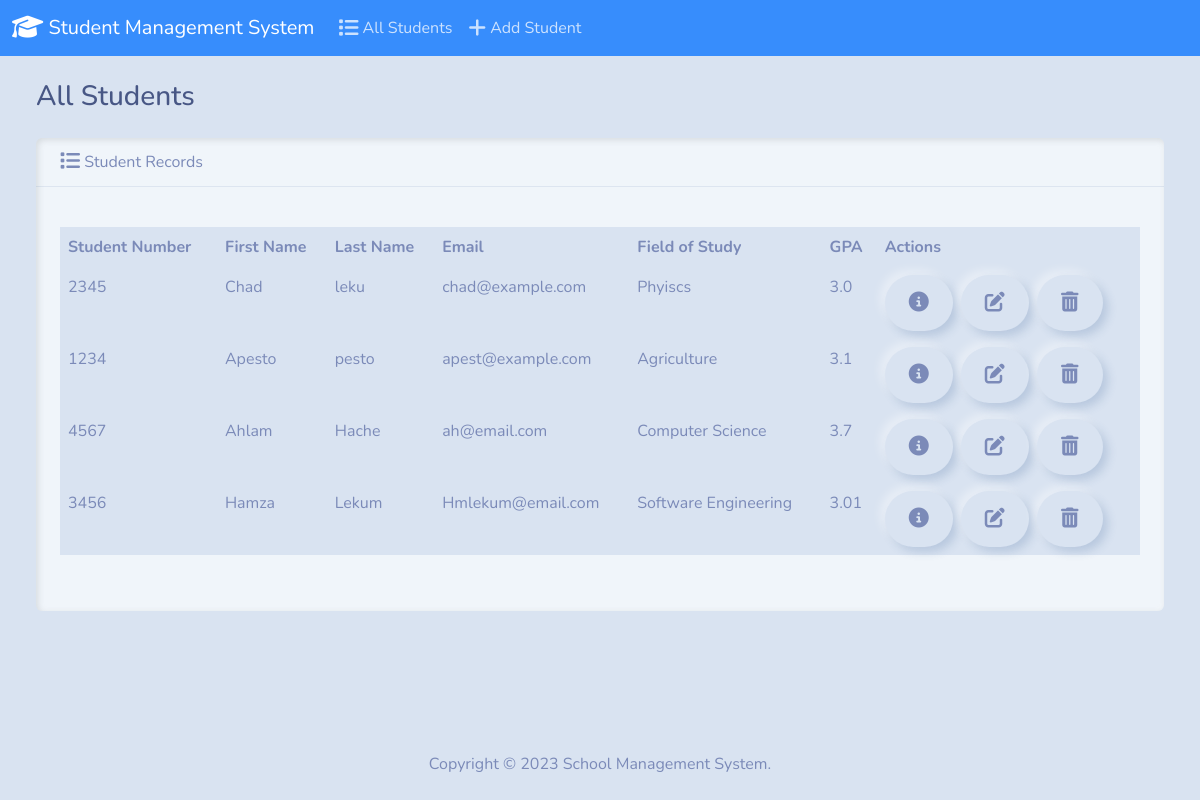
The app's page /index, older data.
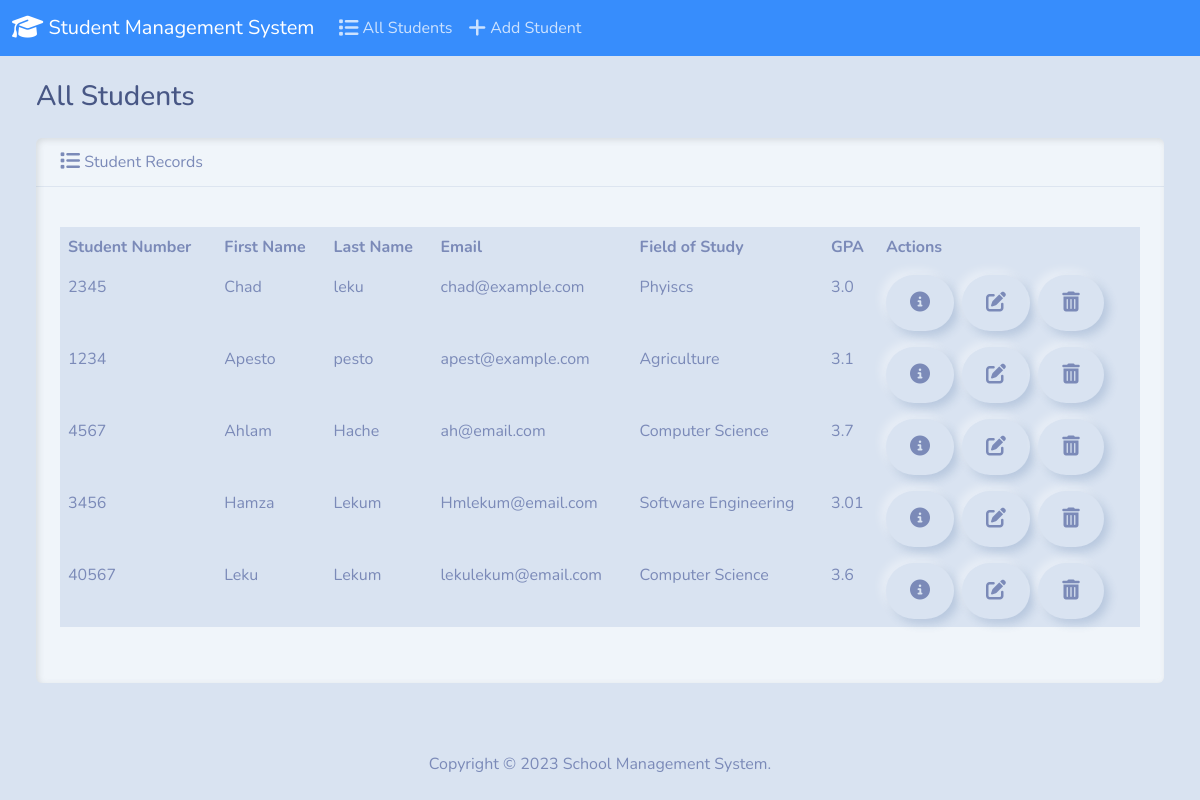
The same page, newer data.
### students/models.py (models this page shows, shortened)
class Student(models.Model):
    student_number = models.PositiveIntegerField()
    first_name = models.CharField(max_length= 50)
    last_name = models.CharField(max_length=50)
    email = models.EmailField(max_length=100)
    field_of_study = models.CharField(max_length=50)
    gpa = models.FloatField()

### students/views.py (the view)
# urls.py: path('index', views.index, name = 'index'),
def index(request):
  return render(request, 'students/index.html', {
    'students': Student.objects.all()
  })

### students/templates/students/index.html (shortened to what this page needs)
{% extends "students/base.html" %}
{% block body %}
<h3 class="m-4">All Students</h3>
<div class="row">
  <div class="col-12">
    {% if students %}
    <div class="card bg-light ms-4 me-4 mb-4">
      <div class="card-header">
        <i class="fa-solid fa-list fa-lg"></i> Student Records
      </div>
      <div class="card-body">
        <p class="card-text">
          <div class="table-responsive">
            <table class="table table-hover">
              <thead>
                <tr>
                  <th scope="col">Student Number</th>
                  <th scope="col">First Name</th>
                  <th scope="col">Last Name</th>
                  <th scope="col">Email</th>
                  <th scope="col">Field of Study</th>
                  <th scope="col">GPA</th>
                  <th scope="col">Actions</th>
                </tr>
              </thead>
              <tbody>
                {% for student in students %}
                  <tr>
                    <td>{{ student.student_number }}</td>
                    <td>{{ student.first_name }}</td>
                    <td>{{ student.last_name }}</td>
                    <td>{{ student.email }}</td>
                    <td>{{ student.field_of_study }}</td>
                    <td>{{ student.gpa }}</td>
                    <td>
                      <button type="button" class="btn btn-success me-1" href="{% url 'view_student' student.id %}" data-bs-toggle="modal" data-bs-target="#myModal{{student.id}}">
                        <i class="fa-solid fa-circle-info fa-lg"></i>
                      </button>
                      <a class="btn btn-warning me-1" href="{% url 'edit' student.id %}">
                        <i class="fa-solid fa-pen-to-square fa-lg"></i>
                      </a>
                      <button type="button" class="btn btn-danger" data-bs-toggle="modal" data-bs-target="#delete{{student.id}}">
                        <i class="fa-solid fa-trash-can fa-lg"></i>
                      </button>
                    </td>
                  </tr>
                {% endfor %}
              </tbody>
            </table>
          </div>
        </p>
      </div>
    </div>
    {% else %}
      <h5 class="alert alert-primary ms-4 me-4">No Student Records</h5>
    {% endif %}
  </div>
</div>
{% endblock %}

Row changes from the older to the newer data that the page shows:
added Student: student_number "40567", first_name "Leku", last_name "Lekum", email "lekulekum@email.com", field_of_study "Computer Science", gpa "3.6"
